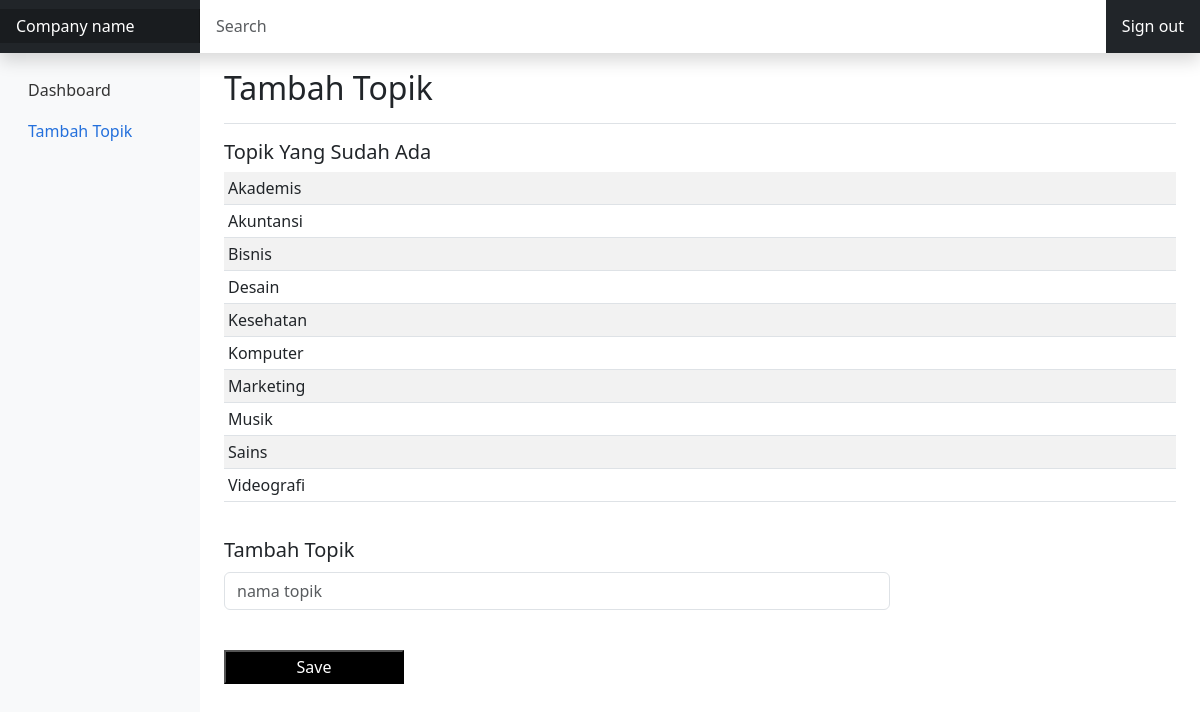
Page /tambah_topik.php on the committed database.
### tables this page shows
CREATE TABLE `topik` (
  `id` int(11) NOT NULL,
  `nama_topik` varchar(50) NOT NULL
);

### tambah_topik.php (the view, shortened to what this page needs)
<?php
require "config.php";
?>
<!DOCTYPE html>
<html lang="en">
<head>
    <link rel="stylesheet" href="https://cdn.jsdelivr.net/npm/bootstrap@5.3.0-alpha2/dist/css/bootstrap.rtl.min.css">
    <link rel="stylesheet" type="text/css" href="dashboard.css">
    <link rel="stylesheet" type="text/css" href="style1.css">
    <link rel="stylesheet" href="https://cdn.jsdelivr.net/npm/bootstrap-icons@1.10.3/font/bootstrap-icons.css">
    <link href="../bootstrap\css\bootstrap.min.css" rel="stylesheet">
</head>
<body>
    <header class="navbar navbar-dark sticky-top bg-dark flex-md-nowrap p-0 shadow">
    <a class="navbar-brand col-md-3 col-lg-2 me-0 px-3 fs-6" href="#">Company name</a>
    <input class="form-control form-control-dark w-100 rounded-0 border-0" type="text" placeholder="Search" aria-label="Search">
    <div class="navbar-nav">
        <div class="nav-item text-nowrap">
        <a class="nav-link px-3" style="color:white;" href="logout.php">Sign out</a>
        </div>
    </div>
    </header>
    <div class="container-fluid">
  <div class="row">
    <nav id="sidebarMenu" class="col-md-3 col-lg-2 d-md-block bg-body-tertiary sidebar collapse">
      <div class="position-sticky pt-3 sidebar-sticky">
        <ul class="nav flex-column">
          <li class="nav-item">
            <a class="nav-link" aria-current="page" href="admin.php">
              Dashboard
            </a>
          </li>
          <li class="nav-item">
            <a class="nav-link  active" href="tambah_topik.php">
              Tambah Topik
            </a>
          </li>
        </ul>
      </div>
    </nav>
    <main class="col-md-9 ms-sm-auto col-lg-10 px-md-4">
      <div class="d-flex justify-content-between flex-wrap flex-md-nowrap align-items-center pt-3 pb-2 mb-3 border-bottom">
        <h1 class="h2">Tambah Topik</h1>
      </div>
      <h5>Topik Yang Sudah Ada</h5>
      <div class="table-responsive">
        <table class="table table-striped table-sm">
            <tbody id="categoryTableBody">
                <?php
                  $sql = "SELECT * FROM topik ORDER BY nama_topik ASC";
                  $result = $conn->query($sql);
                  while ($row = $result->fetch_assoc()) {
                    $nama_topik = $row['nama_topik'];
                    echo "<tr><td>$nama_topik</td></tr>";
                  }
                ?>
            </tbody>
        </table>
    </div>
    <h5 style="margin-top:20px;">Tambah Topik</h5>
    <form method="POST" enctype="multipart/form-data" id="addCategoryForm">
        <div style="margin-left:0px; margin-top:10px; width:70%">
            <input class="form-control" type="text" placeholder="nama topik" name="topik" id="categoryInput">
        </div>
        <div>
            <button class="button5" style=" margin-top:40px;" name="save" id="saveCategoryButton">Save</button>
        </div>
    </form>
</body>
</html>

### dashboard.css (style rules this page uses)
body { font-size: .875rem; }
.sidebar-sticky { height: calc(100vh - 48px); overflow-x: hidden; overflow-y: auto; }
.sidebar .nav-link { font-weight: 500; color: #333; }
.sidebar .nav-link.active { color: #2470dc; }
.navbar-brand { padding-top: .75rem; padding-bottom: .75rem; background-color: rgba(0, 0, 0, .25); box-shadow: inset -1px 0 0 rgba(0, 0, 0, .25); }
.navbar .form-control { padding: .90rem 1rem; }
.form-control-dark { color: #fff; background-color: rgba(255, 255, 255, .1); border-color: rgba(255, 255, 255, .1); }

### style1.css (style rules this page uses)
button { border-radius: 5px; padding: 3px 10px; }
body { color: rgb(var(--bs-tertiary-color-rgb)); }
.button5 { width: 180px; margin-top: 10px; background-color: black; color: white; }
.container:before, .container:after, .row:before, .row:after { content:""; display:table; }
.container:after, .row:after { clear:both; }
.row { clear: both; }

### rows in the picture
topik: nama_topik "Akademis"
topik: nama_topik "Akuntansi"
topik: nama_topik "Bisnis"
topik: nama_topik "Desain"
topik: nama_topik "Kesehatan"
topik: nama_topik "Komputer"
topik: nama_topik "Marketing"
topik: nama_topik "Musik"
topik: nama_topik "Sains"
topik: nama_topik "Videografi"
